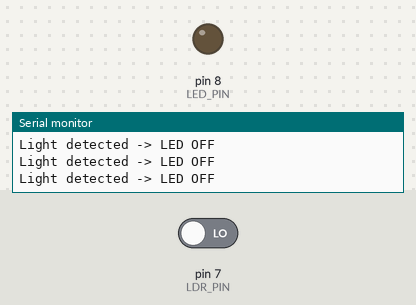
This sketch was run on a simulated Arduino Uno, built with avr-gcc and run on an emulated ATmega328P. On the bench: output pins drawn as LEDs (lit = HIGH), the last lines printed to the serial monitor. The test bench sets the inputs (shaded band); at power-on: pin 7 (LDR_PIN) LOW.

Above: at 1.2 s.
1.3 s: pin 7 (LDR_PIN) driven HIGH
At 2.6 s:
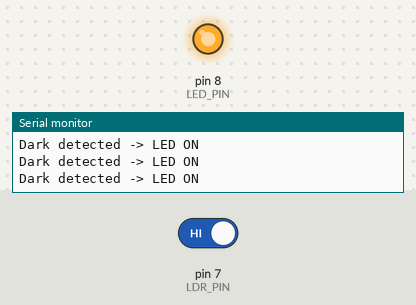
2.9 s: pin 7 (LDR_PIN) driven LOW
At 4.1 s:
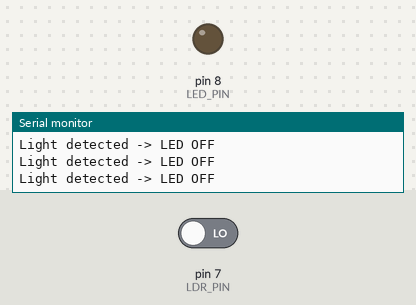
Timing chart, 0 to 5.9 s (numbered marks = the images above; inputs shaded):
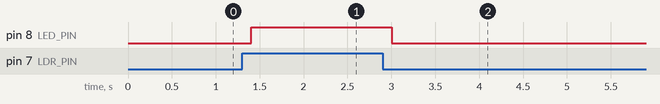

Measured:
- after the input at 1.3 s, pin 8 (LED_PIN): LOW → HIGH after 0.10 s
- after the input at 2.9 s, pin 8 (LED_PIN): HIGH → LOW after 0.10 s

The sketch:

ldr-based-lamp.ino
```cpp
/*
 * Project: Automatic Night Lamp using LDR (LM393)
 * Author: [Your Name]
 * Board: Arduino / NodeMCU (D1 R2)
 * Description:
 * Turns ON LED in darkness and OFF in light based on LDR sensor input.
 */

// ---------------- Pin Definitions ----------------
#define LDR_PIN 7      // Digital output from LM393 module
#define LED_PIN 8      // LED connected to pin 8

// ---------------- Variables ----------------
int ldrState = 0;

void setup() {
  pinMode(LDR_PIN, INPUT);
  pinMode(LED_PIN, OUTPUT);

  Serial.begin(9600);
  Serial.println("Automatic Night Lamp Initialized");
}

void loop() {

  // Read LDR digital output
  ldrState = digitalRead(LDR_PIN);

  /*
   * LM393 Logic:
   * HIGH  -> Dark
   * LOW   -> Light
   */

  if (ldrState == HIGH) {
    digitalWrite(LED_PIN, HIGH);   // Turn ON LED (Night)
    Serial.println("Dark detected -> LED ON");
  } else {
    digitalWrite(LED_PIN, LOW);    // Turn OFF LED (Day)
    Serial.println("Light detected -> LED OFF");
  }

  delay(200); // Stability delay
}
```
